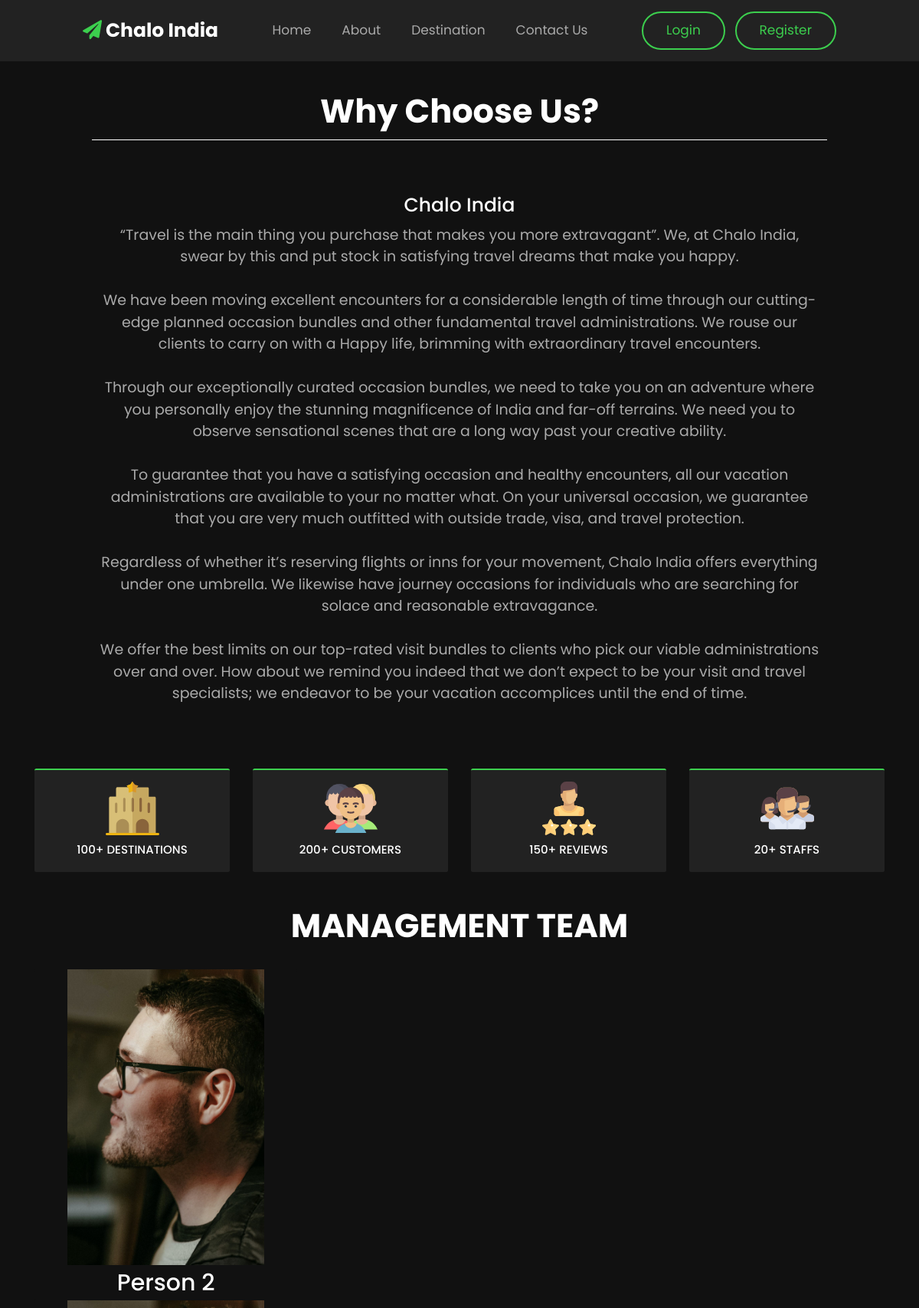
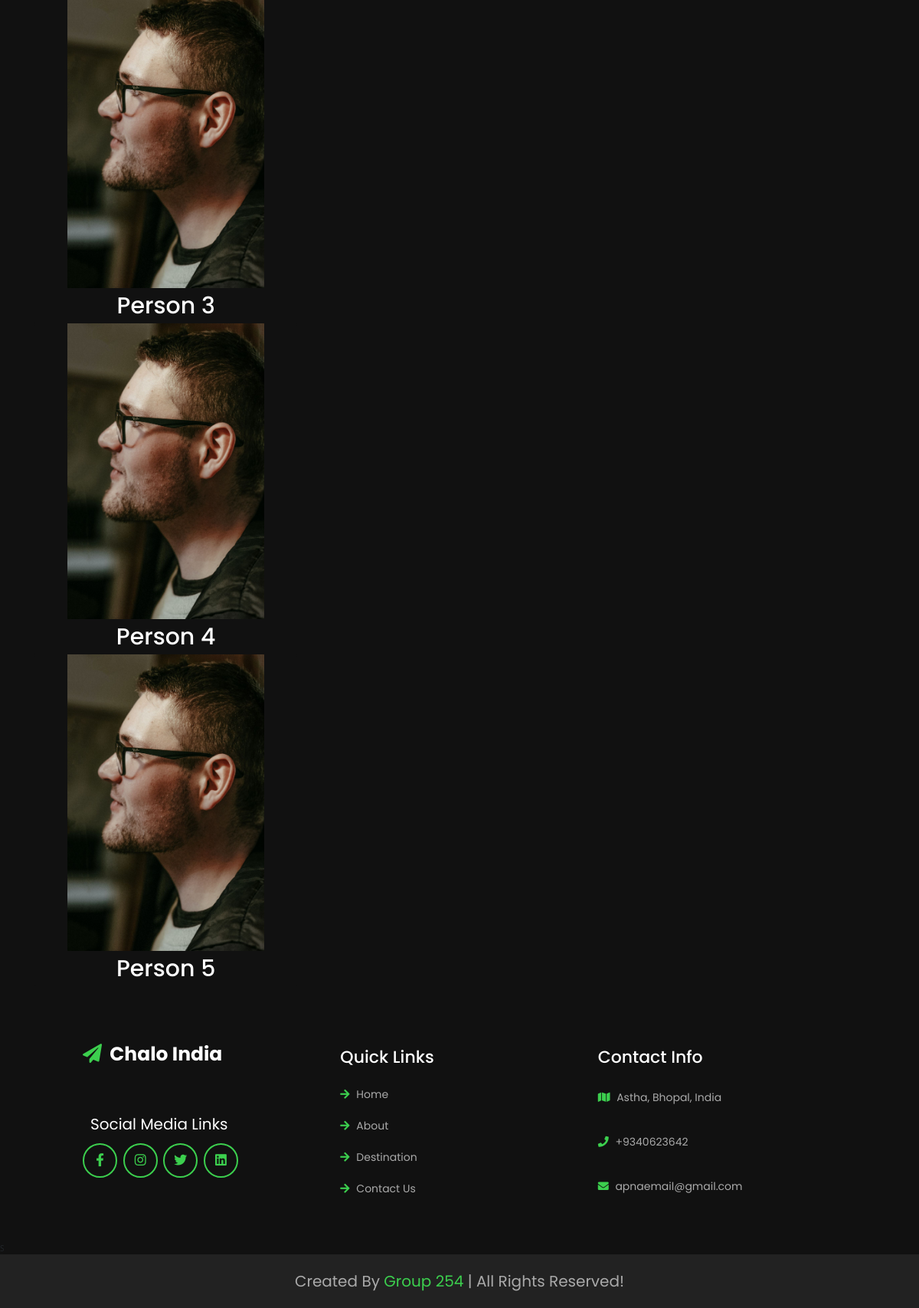
Page /about.php on the committed database (2 pictures, top to bottom).
### tables this page shows
CREATE TABLE `settings` (
  `sr_no` int(11) NOT NULL,
  `site_title` varchar(50) NOT NULL,
  `site_about` varchar(250) NOT NULL,
  `shutdown` tinyint(1) NOT NULL
);

CREATE TABLE `team_details` (
  `sr_no` int(11) NOT NULL,
  `name` varchar(50) NOT NULL,
  `picture` varchar(150) NOT NULL
);

CREATE TABLE `contact_details` (
  `sr_no` int(11) NOT NULL,
  `address` varchar(50) NOT NULL,
  `pn1` bigint(20) NOT NULL,
  `email` varchar(50) NOT NULL,
  `fb` varchar(50) NOT NULL,
  `insta` varchar(50) NOT NULL,
  `tw` varchar(50) NOT NULL,
  `linkd` varchar(50) NOT NULL
);

### admin/inc/db_config.php (called while the page is built, shortened)
<?php
    function selectAll($table) {
        $con = $GLOBALS['con'];
        $res = mysqli_query($con, "SELECT * FROM $table");
        return $res;
    }
    function select($sql, $values, $datatypes){
        $con = $GLOBALS['con'];
        if($stmt = mysqli_prepare($con, $sql)){
            mysqli_stmt_bind_param($stmt, $datatypes, ...$values);
            if(mysqli_stmt_execute($stmt)){
                $res = mysqli_stmt_get_result($stmt);
                return $res;
            } else {
                mysqli_stmt_close($stmt);
                die("Query cannot be executed - Select");
            }
        } else {
            die("Query cannot be prepared - Select");
        }
    }
?>

### about.php (the view, shortened to what this page needs)
<!DOCTYPE html>
<html lang="en">
<head>
    <?php require('inc/links.php'); ?>
    <link rel="stylesheet" href="https://unpkg.com/swiper@7/swiper-bundle.min.css">
    <link rel="stylesheet" href="css/style_about.css">
</head>
<body>
    <?php require('inc/header.php'); ?>
    <div class="about-home">
        <div class="about-us">
            <h2 class="fw-bold h-font text-center">why choose us?</h2>
            <div class="hr"></div>
        </div>
        <div class="container" id="container">
            <div class="row justify-content-between align-items-center">
                <div class="col-lg-12 col-md-5 mb-4 order-lg-1 order-md-1 order-2 text-center">
                    <h3 class="mb-3"><?php echo $settings_r['site_title'] ?></h3>
                    <p>
                        “Travel is the main thing you purchase that makes you more extravagant”. We, at <?php echo $settings_r['site_title'] ?>, swear by this and put stock in satisfying travel dreams that make you happy.<br><br>
                        We have been moving excellent encounters for a considerable length of time through our cutting-edge planned occasion bundles and other fundamental travel administrations. We rouse our clients to carry on with a Happy life, brimming with extraordinary travel encounters.<br><br>
                        Through our exceptionally curated occasion bundles, we need to take you on an adventure where you personally enjoy the stunning magnificence of India and far-off terrains. We need you to observe sensational scenes that are a long way past your creative ability.<br><br>
                        To guarantee that you have a satisfying occasion and healthy encounters, all our vacation administrations are available to your no matter what. On your universal occasion, we guarantee that you are very much outfitted with outside trade, visa, and travel protection.<br><br>
                        Regardless of whether it’s reserving flights or inns for your movement, <?php echo $settings_r['site_title'] ?> offers everything under one umbrella. We likewise have journey occasions for individuals who are searching for solace and reasonable extravagance.<br><br>
                        We offer the best limits on our top-rated visit bundles to clients who pick our viable administrations over and over. How about we remind you indeed that we don’t expect to be your visit and travel specialists; we endeavor to be your vacation accomplices until the end of time.<br><br>
                    </p>
                </div>
            </div>
        </div>
        <div class="container mt-5">
            <div class="row">
                <div class="col-lg-3 col-md-6 mb-4 px-4">
                    <div class="rounded p-4 text-center box">
                        <img src="images/about/hotel.svg" width="70px">
                        <h4 class="mt-3">100+ DESTINATIONS</h4>
                    </div>
                </div>
                <div class="col-lg-3 col-md-6 mb-4 px-4">
                    <div class="rounded p-4 text-center box">
                        <img src="images/about/customers.svg" width="70px">
                        <h4 class="mt-3">200+ CUSTOMERS</h4>
                    </div>
                </div>
                <div class="col-lg-3 col-md-6 mb-4 px-4">
                    <div class="rounded p-4 text-center box">
                        <img src="images/about/rating.svg" width="70px">
                        <h4 class="mt-3">150+ REVIEWS</h4>
                    </div>
                </div>
                <div class="col-lg-3 col-md-6 mb-4 px-4">
                    <div class="rounded p-4 text-center box">
                        <img src="images/about/staff.svg" width="70px">
                        <h4 class="mt-3">20+ STAFFS</h4>
                    </div>
                </div>
            </div>
        </div>
        <h3 class="my-5 fw-bold h-font text-center">MANAGEMENT TEAM</h3>
        <div class="container px-4">
            <div class="swiper mySwiper">
                <div class="swiper-wrapper mb-5">
                    <?php
                    $about_r = selectAll('team_details');
                    $path = ABOUT_IMG_PATH;
                    while ($row = mysqli_fetch_assoc($about_r)) {
                        echo <<<data
                                <div class="swiper-slide text-center overflow-hidden rounded">
                                    <img src="$path$row[picture]" style="width: 75%;"">
                                    <h5 class="mt-2">$row[name]</h5>
                                </div>
                            data;
                    }
                    ?>
                </div>
            </div>
        </div>
    </div>
    <?php require('inc/footer.php'); ?>
</body>
</html>

### inc/links.php (shortened to what this page needs)
<link href="https://cdn.jsdelivr.net/npm/bootstrap@5.0.2/dist/css/bootstrap.min.css" rel="stylesheet">
<link rel="stylesheet" href="https://cdn.jsdelivr.net/npm/bootstrap-icons@1.9.1/font/bootstrap-icons.css">
<link rel="stylesheet" href="https://cdnjs.cloudflare.com/ajax/libs/font-awesome/5.15.4/css/all.min.css">
<link rel="stylesheet" href="css/style.css">
<?php
require('admin/inc/db_config.php');
$contact_q = "SELECT * FROM `contact_details` WHERE `sr_no`=?";
$settings_q = "SELECT * FROM `settings` WHERE `sr_no`=?";
$values = [1];
$contact_r = mysqli_fetch_assoc(select($contact_q, $values, 'i'));
$settings_r = mysqli_fetch_assoc(select($settings_q, $values, 'i'));
?>

### inc/header.php (shortened to what this page needs)
<header class="header">
    <a href="index.php" class="logo"> <i class="fas fa-paper-plane"></i><?php echo $settings_r['site_title'] ?> </a>
    <nav class="navbar">
        <a class="nav-link" href="index.php">home</a>
        <a class="nav-link" href="about.php">about</a>
        <a class="nav-link" href="destinations.php">destination</a>
        <a class="nav-link" href="contact.php">contact us</a>
    </nav>
    <div style="color: white;">
        <?php
        if (isset($_SESSION['login']) && $_SESSION['login'] == true) {
            $path = USERS_IMG_PATH;
            echo <<< data
                    <div class="btn-group">
                        <button type="button" class="btn dropdown-toggle shadow-none" data-bs-toggle="dropdown" data-bs-display="static" aria-expanded="false">
                            <img src="$path$_SESSION[uPic]" style="width: 25px; height: 25px; object-fit: cover;" class="rounded-circle me-1">
                            $_SESSION[uName]
                        </button>
                        <ul class="dropdown-menu dropdown-menu-lg-end">
                            <li><a class="dropdown-item" href="profile.php">Profile</a></li>
                            <li><a class="dropdown-item" href="bookings.php">Bookings</a></li>
                            <li><a class="dropdown-item" href="logout.php">Logout</a></li>
                        </ul>
                    </div>
                data;
        } else {
            echo <<< data
                <button type="button" class="btn btn-outline-* shadow-none me-lg-3 me-2" data-bs-toggle="modal" data-bs-target="#loginModal">
                    Login
                </button>
                <button type="button" class="btn btn-outline-* shadow-none" data-bs-toggle="modal" data-bs-target="#registerModal">
                    Register
                </button>
            data;
        }
        ?>
    </div>
</header>

### inc/footer.php (shortened to what this page needs)
<section class="footer">
    <div class="box-container">
        <div class="box">
            <a href="index.php" class="logo"><i class="fas fa-paper-plane"></i> <?php echo $settings_r['site_title'] ?> </a>
            <p><?php echo $settings_r['site_about'] ?></p>
            <div class="text-white fs-2" style="margin-left: 10px;">Social Media Links</div>
            <div class="share">
                <a href="<?php echo $contact_r['fb'] ?>" class="fab fa-facebook-f" target="_blank"></a>
                <a href="<?php echo $contact_r['insta'] ?>" class="fab fa-instagram" target="_blank"></a>
                <a href="<?php echo $contact_r['tw'] ?>" class="fab fa-twitter" target="_blank"></a>
                <a href="<?php echo $contact_r['linkd'] ?>" class="fab fa-linkedin" target="_blank"></a>
            </div>
        </div>
        <div class="box">
            <h3>quick links</h3>
            <a href="index.php" class="links"><i class="fas fa-arrow-right"></i> home </a>
            <a href="about.php" class="links"><i class="fas fa-arrow-right"></i> about </a>
            <a href="destinations.php" class="links"><i class="fas fa-arrow-right"></i> destination </a>
            <a href="contact.php" class="links"><i class="fas fa-arrow-right"></i> contact us </a>
        </div>
        <div class="box">
            <h3>contact info</h3>
            <p><i class="fas fa-map"></i> <?php echo $contact_r['address'] ?> </p>
            <p><i class="fas fa-phone"></i> +<?php echo $contact_r['pn1'] ?>
            </p>
            <p style="text-transform: none;"><i class="fas fa-envelope"></i> <?php echo $contact_r['email'] ?> </p>
        </div>
    </div>
</section>
<div class="credit">created by <span>Group 254</span> | all rights reserved!</div>

### css/style.css (style rules this page uses)
* { font-family: "Poppins", sans-serif; margin: 0; padding: 0; box-sizing: border-box; outline: none; border: none; text-decoration: none; text-transform: capitalize; transition: all 0.2s linear !important; }
a { text-decoration: none; }
html { font-size: 62.5%; overflow-x: hidden; scroll-behavior: smooth; scroll-padding-top: 9rem; }
body { background: #111; overflow-x: hidden; padding-right: 0% !important; }
section { padding: 3rem 9%; }
.btn { margin-top: 1rem; display: inline-block; padding: 1rem 3rem; font-size: 1.7rem; color: #3CCF4E; border: 0.2rem solid #3CCF4E; border-radius: 5rem; cursor: pointer; background: none; }
.header { position: fixed; top: 0; left: 0; right: 0; z-index: 1000; background: #222; display: flex; align-items: center; justify-content: space-between; padding: 1.5rem 9%; }
.header .navbar a { font-size: 1.7rem; color: #aaa; display: inline-block; margin: 0 1rem; }
.header .btn { margin-top: 0; }
.logo { font-size: 2.5rem; color: #fff; font-weight: bolder; }
.logo i { color: #3CCF4E; padding-right: 0.5rem; }
.footer .box-container { display: grid; grid-template-columns: repeat(auto-fit, minmax(25rem, 1fr)); gap: 2.5rem; }
.footer .box-container .box { padding: 1rem 0; }
.footer .box-container .box .logo { padding-bottom: 1rem; }
.footer .box-container .box h3 { font-size: 2.2rem; color: #fff; padding: 1rem 0; }
.footer .box-container .box p { font-size: 1.4rem; color: #aaa; padding: 1rem 0; line-height: 2; }
.footer .box-container .box p i { padding-right: 0.5rem; color: #3CCF4E; }
.footer .box-container .box .share { padding-top: 1rem; }
.footer .box-container .box .share a { height: 4.5rem; width: 4.5rem; line-height: 4rem; font-size: 2rem; border-radius: 50%; font-size: 1.7rem; border: 0.2rem solid #3CCF4E; color: #3CCF4E; margin-right: 0.5rem; text-align: center; }
.footer .box-container .box .links { font-size: 1.4rem; color: #aaa; padding: 1rem 0; display: block; }
.footer .box-container .box .links i { padding-right: 0.5rem; color: #3CCF4E; }
.credit { background: #222; text-align: center; font-size: 2rem; padding: 2rem 1rem; color: #aaa; }
.credit span { color: #3CCF4E; }

### css/style_about.css (style rules this page uses)
.h-font { color: white; font-size: 4.3rem; }
.about-home { margin-top: 12rem; }
.about-home .about-us { margin-bottom: 7rem; }
.about-home .about-us h2 { color: white; font-size: 4.3rem; }
.about-home .container .row .col-lg-12 h3 { color: white; font-size: 2.5rem; }
.about-home .container .row .col-lg-12 p { color: #aaa; font-size: 1.9rem; text-transform: none; }
.about-home .container .row .col-lg-3 .box { background-color: #222; color: white; border-radius: 1rem; padding: 2rem; background: #222; border-top: 0.2rem solid #3CCF4E; }
.about-home .container .swiper .swiper-wrapper .swiper-slide { background-color: #111 !important; }
.about-home .container .swiper .swiper-wrapper .swiper-slide h5 { color: white; font-size: 3rem; }
#container { max-width: 80%; }

### about.php (style rules this page uses)
.hr { margin: auto; width: 80%; margin-top: 1rem; margin-bottom: 1rem; border: 0; border-top: 1px solid white; }

### rows in the picture
settings: site_title "Chalo India"
team_details: picture (picture), name "Person 2"
team_details: picture (picture), name "Person 3"
team_details: picture (picture), name "Person 4"
team_details: picture (picture), name "Person 5"
contact_details: address "Astha, Bhopal, India", pn1 "9340623642", email "apnaemail@gmail.com"
